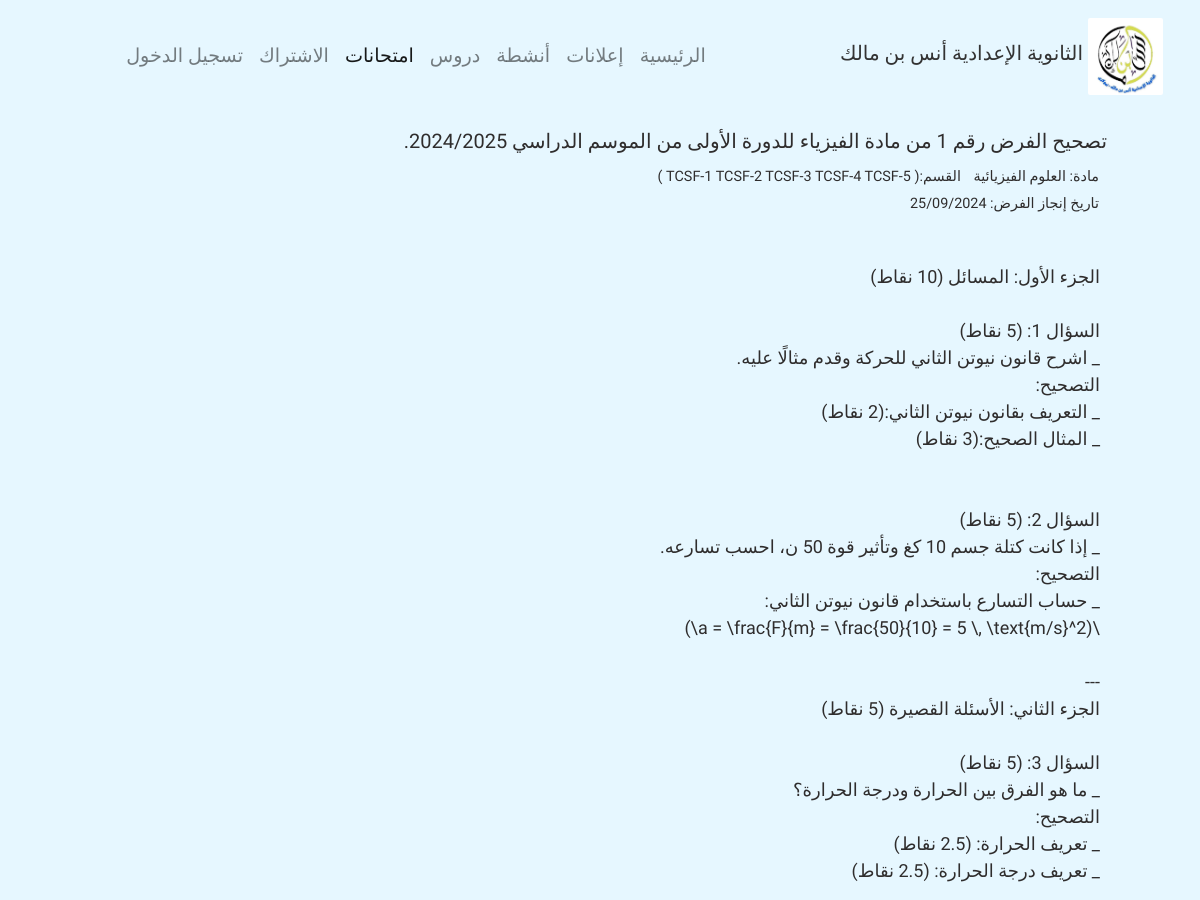
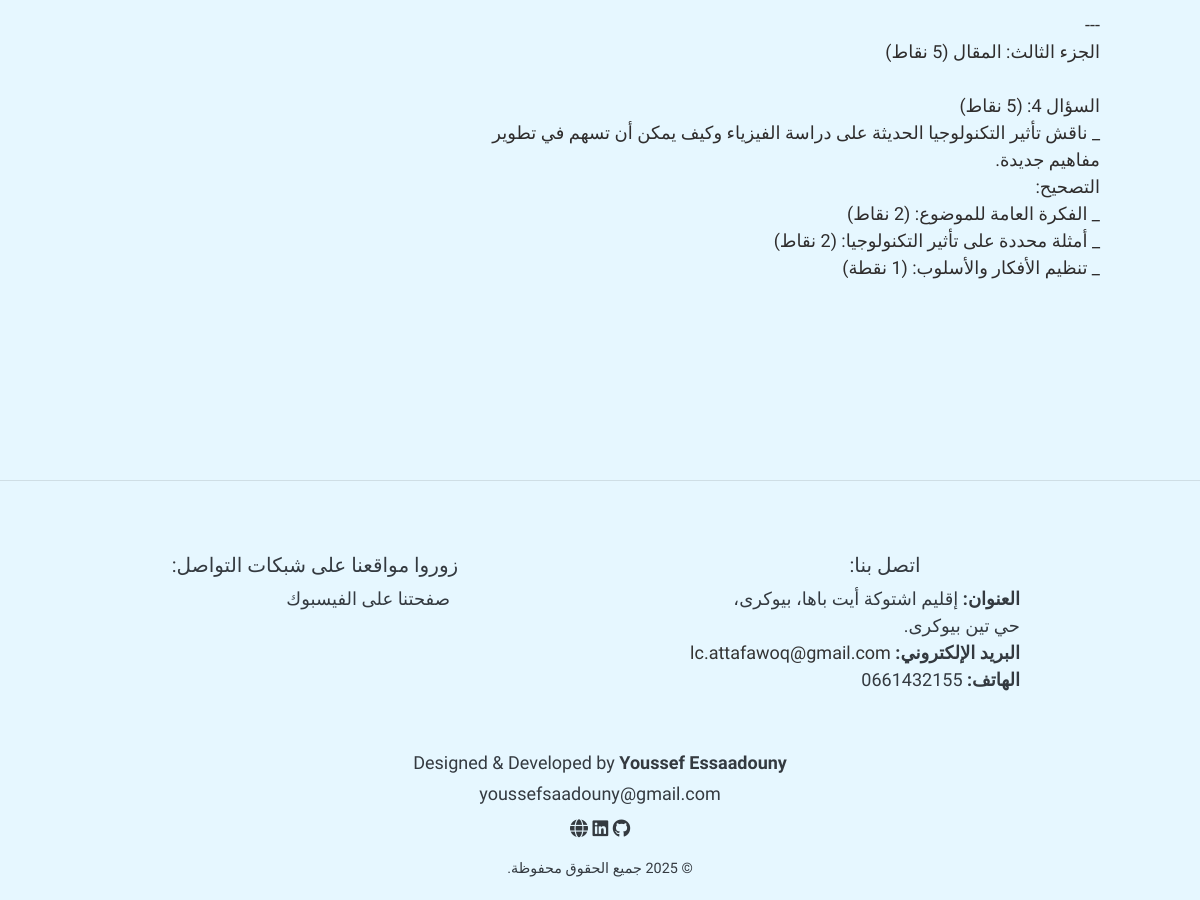
Page /exam_correction/2 on the committed database (2 pictures, top to bottom).
### home/models.py (models this page shows, shortened)
class ExamCorrection(models.Model):
    title = models.CharField(max_length = 100)
    content = models.TextField()
    material = models.ForeignKey(Subject, on_delete = models.SET_NULL, null = True)
    section = models.ManyToManyField(Section)
    date = models.DateField(null = True)

class Subject(models.Model):
    name = models.CharField(max_length = 100)
    def __str__(self):
        return self.name

class Section(models.Model):
    name = models.CharField(max_length = 50)
    subjects = models.ManyToManyField(Subject, related_name= 'sections' )

### home/views.py (the view)
# urls.py: path('exam_correction/<int:id>', views.exam_correction, name = 'exam_correction'),
def exam_correction(request, id):
    try:
        user = request.user
        user_info = UserProfile.objects.get(user = user)
    except:
        user_info = None
    result = ExamCorrection.objects.get(id = id )
    context = {
        'user_info': user_info,
        'result' : result
    }
    return render(request, 'pages/exam correction/exam_correction.html', context)

### templates/pages/exam correction/exam_correction.html
{% extends 'base.html' %}
{% load static %}
{% block content %}
    <div class="container ">
        <h5 class="mx-5 mt-3">{{result.title}}</h5>
        <div class="mx-5">
            <small class="mx-2">مادة: {{result.material}}</small>
            <small class="">القسم:(
                {% for s in result.section.all %}
                {{s.name}}
                {% endfor %}
                )
            </small>
            <p>
                <small class="mx-2" >تاريخ إنجاز الفرض: {{result.date|date:'d/m/Y'}}</small>
            </p>
        </div>
        <div class="row p-3 m-4">
            <div class="col col-8">
                <p class="my-2">{{result.content|linebreaksbr}}</p>
            </div>
            <div class="col col-4">
            </div>
        </div>
    </div>
{% endblock %}

### LC_tassegdelt/static/css/style.css (style rules this page uses)
body { background: #e6f7ff; color: #2f2d2d; position: relative; font-size: large; font-family: 'Tajawal' , 'Gupter', 'Marhey', sans-serif; direction: rtl; text-align: right; }

### rows in the picture
ExamCorrection: title "تصحيح الفرض رقم 1 من مادة الفيزياء للدورة الأولى من الموسم الدراسي 2024/2025.", material "العلوم الفيزيائية", date "25/09/2024", content "الجزء الأول: المسائل (10 نقاط) السؤال 1: (5 نقاط) _ اشرح قانون نيوتن الثاني للحركة وقدم مثالًا عليه. التصحيح: _ التعريف بقانون نيوتن الثاني:(2 نقاط) _ المثال الصحيح:(3 نقاط) السؤال 2: (5 نقاط) _ إذا كانت كتلة جسم 10 كغ وتأثير قوة 50 ن، احسب تسارعه. التصحيح: _ حساب التسارع باستخدام قانون نيوتن الثاني: \\(a = \\frac{F}{m} = \\frac{50}{10} = 5 \\, \\text{m/s}^2\\) --- الجزء الثاني: الأسئلة القصيرة (5 نقاط) السؤال 3: (5 نقاط) _ ما هو الفرق بين الحرارة ودرجة الحرارة؟ التصحيح: _ تعريف الحرارة: (2.5 نقاط) _ تعريف درجة الحرارة: (2.5 نقاط) --- الجزء الثالث: المقال (5 نقاط) السؤال 4: (5 نقاط) _ ناقش تأثير التكنولوجيا الحديثة على دراسة الفيزياء وكيف يمكن أن تسهم في تطوير مفاهيم جديدة. التصحيح: _ الفكرة…"
Section: name "TCSF-1"
Section: name "TCSF-2"
Section: name "TCSF-3"
Section: name "TCSF-4"
Section: name "TCSF-5"
